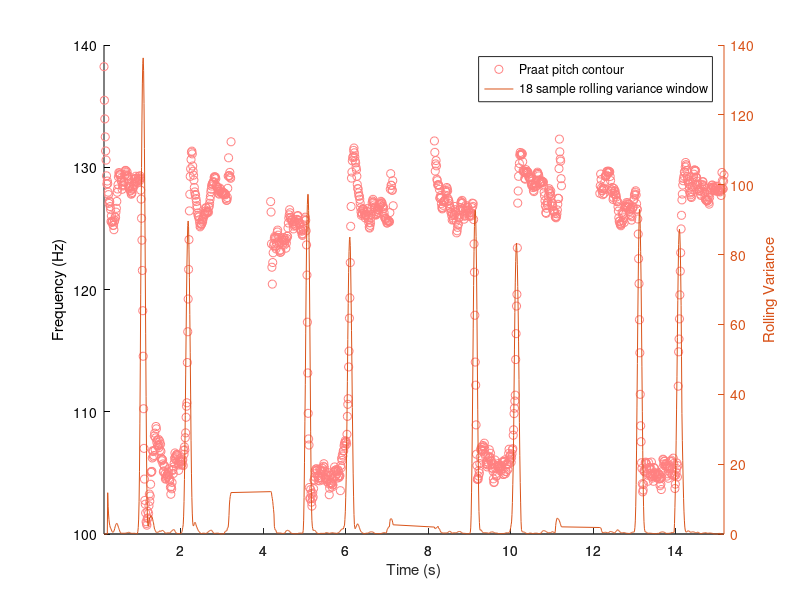

Recreate this plot in MATLAB.
clear all
close all
fileID = fopen('howareyoupitch.txt','r');
formatSpec = '%f %f';
sizeA = [2 Inf];

A = fscanf(fileID,formatSpec,sizeA);
fclose(fileID);

t = A(1,:);
pitch = A(2,:);

% try rolling variance window with ~18 samples on the pitch contour.
windowSize = 18;
L = length(pitch);
rwinvec = zeros([L-windowSize 1]);

for r = 1:L-windowSize
    rwinvec(r) = var(pitch(r:r+windowSize));
end


rwinvec = [zeros([windowSize/2 1])' rwinvec' zeros([windowSize/2 1])'];

[ax, h1, h2] = plotyy(t, pitch, t, rwinvec, 'scatter', 'plot');
set(h1, 'CData', [1 0.5 0.5]);
set(get(ax(1), 'Ylabel'), 'String', 'Frequency (Hz)');
set(get(ax(2), 'Ylabel'), 'String', 'Rolling Variance');
xlabel('Time (s)');

legend('Praat pitch contour','18 sample rolling variance window');


